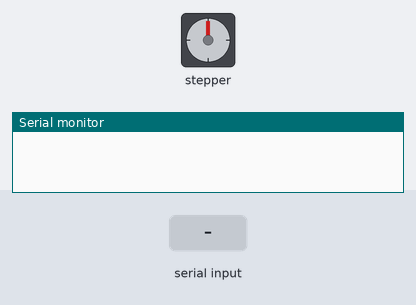
Bench run of a sketch on a simulated Arduino Uno, built with avr-gcc and run on an emulated ATmega328P. On the bench: stepper motor, the last lines printed to the serial monitor. The test bench sets the inputs (shaded band). Stepper angles assume 2048 steps per turn.

Above: at 1.2 s.
1.3 s: "0" received over the second serial link
At 2.6 s:
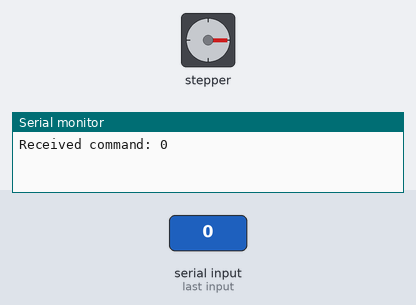
3.8 s: "1" received over the second serial link
At 4.28 s:
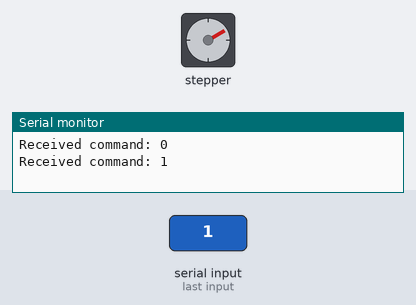
5.9 s: "3" received over the second serial link
At 7.6 s:
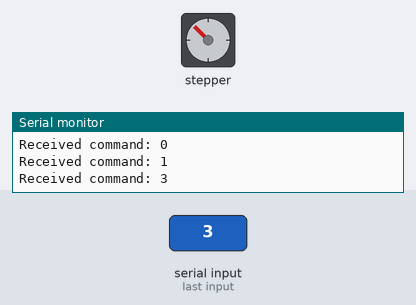
7.9 s: "4" received over the second serial link
At 10.7 s:
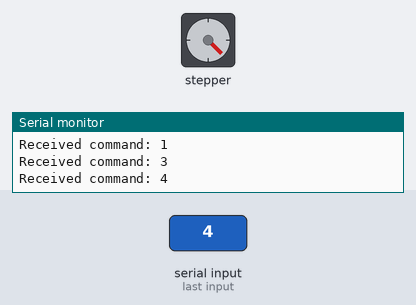
10.9 s: "2" received over the second serial link
At 12.1 s:
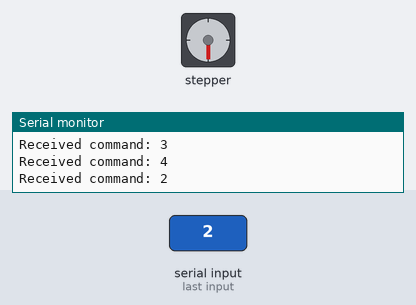
12.9 s: "0" received over the second serial link
At 14.2 s:
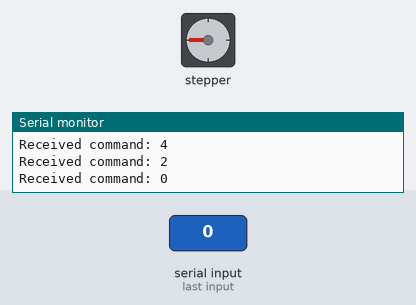
Timing chart, 0 to 15.9 s (numbered marks = the images above; inputs shaded):
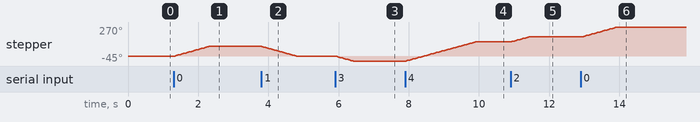

Measured:
- after the input at 1.3 s, stepper: turns 90° clockwise in 1.0 s, starting at once
- after the input at 3.8 s, stepper: turns 90° counter-clockwise in 0.98 s, starting at once
- after the input at 5.9 s, stepper: turns 45° counter-clockwise in 0.50 s, starting at once
- after the input at 7.9 s, stepper: turns 180° clockwise in 2.0 s, starting at once
- after the input at 10.9 s, stepper: turns 45° clockwise in 0.50 s, starting at once
- after the input at 12.9 s, stepper: turns 90° clockwise in 1.0 s, starting at once

The sketch:

Slave.ino
```cpp
/*
// Slave
#include <SoftwareSerial.h>
SoftwareSerial BTSerial(10, 11);
int command;
// Step
#include <Stepper.h>
#define STEPS 2048  // 32 steps * gear reduction ratio 64
#define STEPPER_PIN_1 4
#define STEPPER_PIN_2 5
#define STEPPER_PIN_3 6
#define STEPPER_PIN_4 7

int step_number = 0;
void setup() {
  Serial.begin(9600);
  BTSerial.begin(38400);

  pinMode(STEPPER_PIN_1, OUTPUT);
  pinMode(STEPPER_PIN_2, OUTPUT);
  pinMode(STEPPER_PIN_3, OUTPUT);
  pinMode(STEPPER_PIN_4, OUTPUT);
}

void loop() {
  if (BTSerial.available()) {
    command = BTSerial.read();
    Serial.print("Received command: ");
    Serial.println(command);
    if (command == '0') {
      for (int a = 0; a < 2048/4; a++){   // Buoc quay 90 độ
        OneStep(true);
        delay(2);
      }
    } else if (command == '1') {
      for (int a = 0; a < 2048/4; a++){   // Buoc quay 90 độ
            OneStep(false);
            delay(2);
        }
    } else if (command == '2') {
      for (int a = 0; a < 2048/8; a++){   // Buoc quay 45 độ
            OneStep(false);
            delay(2);
        }
    } else if (command == '3') {
      for (int a = 0; a < 2048/8; a++){   // Buoc quay 45 độ
            OneStep(true);
            delay(2);
        }
    } else if (command == '4') {
      for (int a = 0; a < 2048/2; a++){   // Buoc quay 180 độ
            OneStep(true);
            delay(2);
        }
    }
  }
  delay(500);
}
void OneStep(bool dir){
  if(dir){
    switch (step_number) {
      case 0:
        digitalWrite(STEPPER_PIN_1, HIGH);
        digitalWrite(STEPPER_PIN_2, LOW);
        digitalWrite(STEPPER_PIN_3, LOW);
        digitalWrite(STEPPER_PIN_4, LOW);
        break;
      case 1:
        digitalWrite(STEPPER_PIN_1, LOW);
        digitalWrite(STEPPER_PIN_2, HIGH);
        digitalWrite(STEPPER_PIN_3, LOW);
        digitalWrite(STEPPER_PIN_4, LOW);
        break;
      case 2:
        digitalWrite(STEPPER_PIN_1, LOW);
        digitalWrite(STEPPER_PIN_2, LOW);
        digitalWrite(STEPPER_PIN_3, HIGH);
        digitalWrite(STEPPER_PIN_4, LOW);
        break;
      case 3:
        digitalWrite(STEPPER_PIN_1, LOW);
        digitalWrite(STEPPER_PIN_2, LOW);
        digitalWrite(STEPPER_PIN_3, LOW);
        digitalWrite(STEPPER_PIN_4, HIGH);
        break;
    }
  }
  else{
    switch(step_number){
      case 0:
        digitalWrite(STEPPER_PIN_1, LOW);
        digitalWrite(STEPPER_PIN_2, LOW);
        digitalWrite(STEPPER_PIN_3, LOW);
        digitalWrite(STEPPER_PIN_4, HIGH);
        break;
      case 1:
        digitalWrite(STEPPER_PIN_1, LOW);
        digitalWrite(STEPPER_PIN_2, LOW);
        digitalWrite(STEPPER_PIN_3, HIGH);
        digitalWrite(STEPPER_PIN_4, LOW);
        break;
      case 2:
        digitalWrite(STEPPER_PIN_1, LOW);
        digitalWrite(STEPPER_PIN_2, HIGH);
        digitalWrite(STEPPER_PIN_3, LOW);
        digitalWrite(STEPPER_PIN_4, LOW);
        break;
      case 3:
        digitalWrite(STEPPER_PIN_1, HIGH);
        digitalWrite(STEPPER_PIN_2, LOW);
        digitalWrite(STEPPER_PIN_3, LOW);
        digitalWrite(STEPPER_PIN_4, LOW);
        break;
    }
  }
  step_number++;
  if(step_number > 3){
    step_number = 0;
  }
}
*/


// #include <SoftwareSerial.h>

// SoftwareSerial BTSerial(10, 11);  // RX | TX

// void setup() {
//   pinMode(9, OUTPUT);
//   digitalWrite(9, HIGH);
//   Serial.begin(9600);
//   Serial.println("Enter AT commands:");
//   BTSerial.begin(38400);  // HC-05 default speed in AT command
// }
// void loop() {
//   // Keep reading from HC-05 and send to Arduino Serial Monitor
//   if (BTSerial.available()) {
//     Serial.write(BTSerial.read());
//   }
//   if (Serial.available()) {
//     BTSerial.write(Serial.read());
//   }
//   // Keep reading from Arduino Serial Monitor and send to HC-05
// }


// Code dùng thư viện Stepper.h
#include <SoftwareSerial.h>
#include <Stepper.h>

// Định nghĩa số bước trên một vòng quay
#define STEPS 2048

// Khai báo chân cho động cơ bước
#define STEPPER_PIN_1 4
#define STEPPER_PIN_2 5
#define STEPPER_PIN_3 6
#define STEPPER_PIN_4 7

Stepper myStepper(STEPS, STEPPER_PIN_1, STEPPER_PIN_3, STEPPER_PIN_2, STEPPER_PIN_4);

SoftwareSerial BTSerial(10, 11);  // RX | TX

char command;

void setup() {
  BTSerial.begin(38400);
  Serial.begin(9600);
  myStepper.setSpeed(15);
}

void loop() {
  if (BTSerial.available()) {
    command = BTSerial.read();
    Serial.print("Received command: ");
    Serial.println(command);

    if (command == '0') {
      int angle = 90;
      int s = map(angle, 0, 360, 0, STEPS);
      myStepper.step(s);  // Quay 90° theo chiều kim đồng hồ
    } else if (command == '1') {
      int angle = 90;
      int s = map(angle, 0, 360, 0, STEPS);
      s = -s;
      myStepper.step(s);  // Quay 90° ngược chiều kim đồng hồ
    } else if (command == '2') {
      int angle = 45;
      int s = map(angle, 0, 360, 0, STEPS);
      s = s;
      myStepper.step(s);  // Quay 45° theo chiều kim đồng hồ
    } else if (command == '3') {
      int angle = 45;
      int s = map(angle, 0, 360, 0, STEPS);
      s = -s;
      myStepper.step(s);  // Quay 45° ngược chiều kim đồng hồ
    } else if (command == '4') {
      int angle = 180;
      int s = map(angle, 0, 360, 0, STEPS);
      s = s;
      myStepper.step(s);  // Quay 180 theo chiều kim đồng hồ
    }
  }
  delay(100);
}
```
